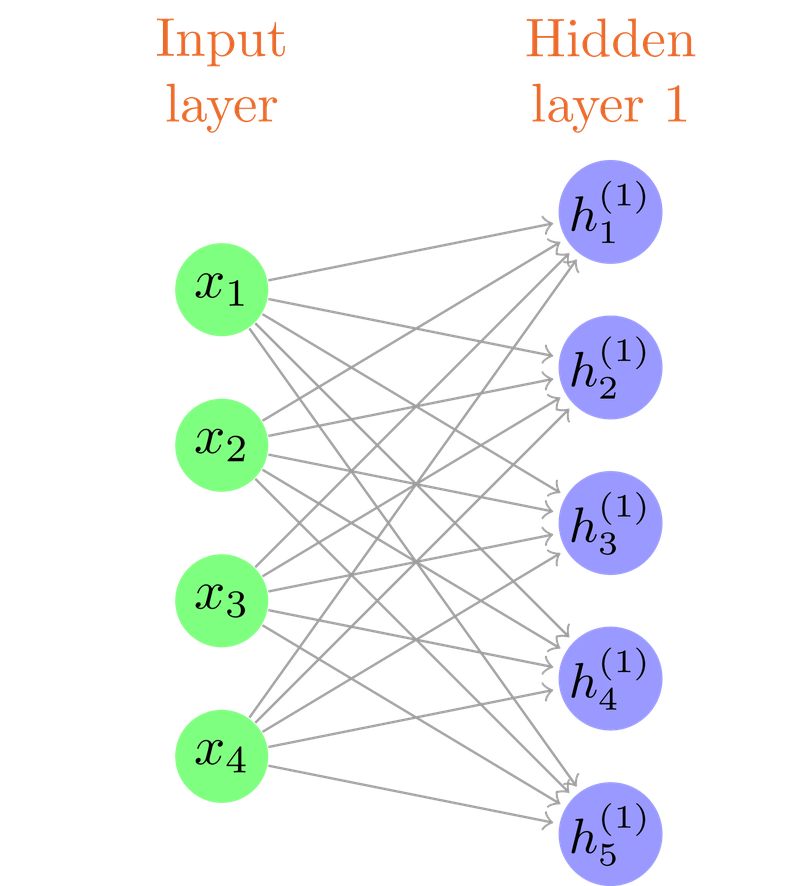
#> input picture Hands on AI 2/Assignment 2/resources/forward_layers.png, 796 x 886 px, shrunk from 1612 x 1794 before the run; its folder holds only this picture in this run
$ python -i u2_utils.py   (imports and definitions only)
#> lines starting #> are read from the running program, lines starting #| are printed output that depends on the picture
# -*- coding: utf-8 -*-
"""
Authors: B. Schäfl, S. Lehner, J. Brandstetter, A. Schörgenhumer
Date: 22-03-2022

This file is part of the "Hands-on AI II" lecture material. The following copyright statement applies
to all code within this file.

Copyright statement:
This material, no matter whether in printed or electronic form, may be used for personal and non-commercial
educational use only. Any reproduction of this material, no matter whether as a whole or in parts, no matter
whether in printed or in electronic form, requires explicit prior acceptance of the authors.
"""
import matplotlib
import matplotlib.pyplot as plt
import numpy as np
import pandas as pd
import PIL
import scipy
import seaborn as sns
import sklearn
import sys
import torch
import random

from distutils.version import LooseVersion
from IPython.core.display import HTML
from itertools import product
from matplotlib.colors import ListedColormap
from operator import gt, lt
from pathlib import Path
from PIL import Image, ImageFilter
from sklearn import datasets
from sklearn.base import ClassifierMixin
from sklearn.cluster import KMeans, AffinityPropagation
from sklearn.decomposition import PCA
from sklearn.manifold import TSNE
from sklearn.model_selection import train_test_split
from typing import Optional, Sequence, Tuple, Union

# https://stackoverflow.com/a/69692664/8176827
import ssl
ssl._create_default_https_context = ssl._create_unverified_context


# [323 lines left out: functions setup_jupyter, setup_covid_dashboard, check_module_versions, set_seed, load_wine, load_iris and 11 more, not called in this run]


def plot_image(image_path: str, alpha: float = 1.0, grayscale: bool = False, rotation_angle: float = 0.0,
               flip: Optional[str] = None, cropping: Optional[Tuple[int, int, int, int]] = None, blur_radius: int = 0,
               segmentation_thresholds: Optional[Sequence[Optional[int]]] = None, **kwargs) -> None:
    """
    Visualize image and optionally apply one or more image augmentation methods.

    :param image_path: path of image to display
    :param alpha: strength of alpha channel
    :param grayscale: flag for converting image to grayscale color model
    :param rotation_angle: angle of image rotation
    :param flip: flip image either <vertical> or <horizontal>
    :param cropping: amount of pixels to crop (left, top, right, bottom)
    :param blur_radius: radius parameter of Gaussian blur effect
    :param segmentation_thresholds: thresholds for cropping channel values (lower, upper for RGB respectively)
    :param kwargs: optional keyword arguments passed to matplotlib
    """
#> called with image_path = 'resources/forward_layers.png', alpha = 1, grayscale = False, rotation_angle = 0, blur_radius = 0
    assert (image_path is not None) and (type(image_path) == str) and (Path(image_path).is_file())
    assert (type(alpha) in [float, int]) and (0 <= alpha <= 1)
    assert type(grayscale) == bool
    assert type(rotation_angle) in [float, int]
    assert (flip is None) or ((type(flip) == str) and (flip.strip().lower() in [r'vertical', r'horizontal']))
    assert (cropping is None) or (
            (type(cropping) == tuple) and (0 <= len(cropping) <= 4) and all(type(_) == int for _ in cropping))
    assert type(blur_radius) in [int, float]
    assert (segmentation_thresholds is None) or (all((
        type(segmentation_thresholds) in [tuple, list], 0 <= len(segmentation_thresholds) <= 6,
        all(type(_) in [type(None), int] for _ in segmentation_thresholds))))
    with Image.open(image_path) as image_raw:
#> image_raw is the input picture: PIL image 796x886 RGBA; mean R, G, B, A 26.6, 29.7, 29.9, 33.2
        image = image_raw.convert(r'RGBA')

    # Perform image segmentation.
    image_array = np.array(image)
    if segmentation_thresholds is not None:
        for threshold_index, (channel_index, comparison) in enumerate(product(range(3), [gt, lt])):
            current_threshold = segmentation_thresholds[threshold_index]
            if current_threshold is not None:
                image_array[:, :, channel_index] *= comparison(image_array[:, :, channel_index], current_threshold)
    image = Image.fromarray(image_array)

    # Perform image blur.
    image = image.filter(ImageFilter.GaussianBlur(int(blur_radius)))

    # Perform RGBA conversion and optionally image to grayscale conversion.
    image.putalpha(int(alpha * 256))
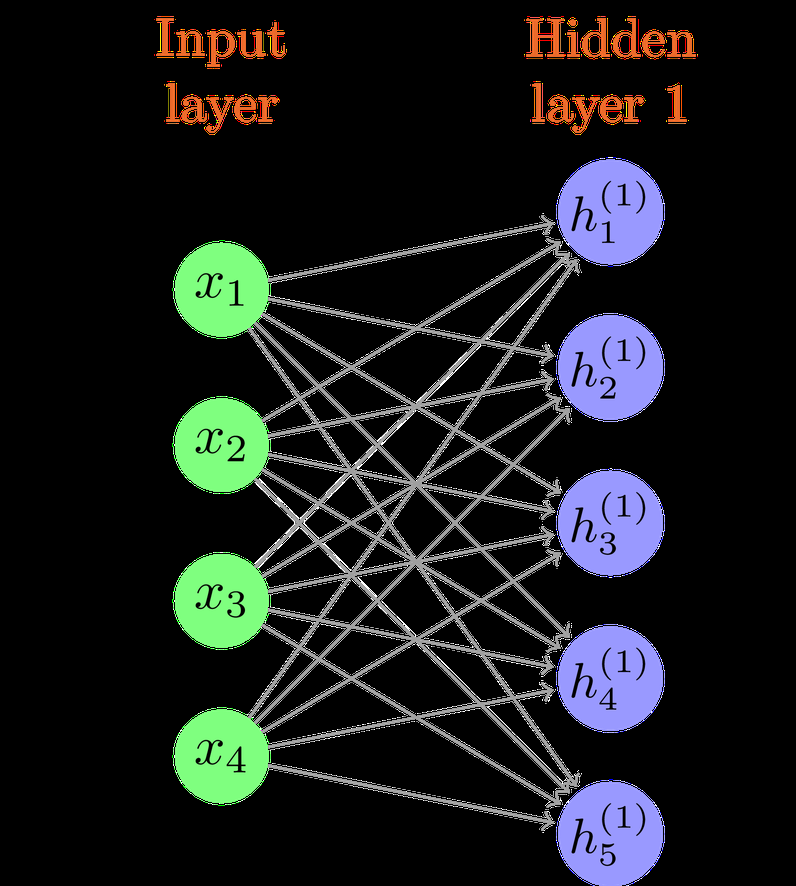
#> image: PIL image 796x886 RGBA; mean R, G, B, A 26.6, 29.7, 29.9, 255
    if grayscale:
        image = image.convert(r'LA')

    # Perform image cropping.
    if cropping is not None:
        cropping = list(cropping) + [0] * (4 - len(cropping))
        cropping[2:] = [image.size[_] - cropping[2 + _] for _ in range(2)]
        image = image.crop(cropping)

    # Perform image rotation.
    image = image.rotate(rotation_angle, expand=True)

    # Perform image flipping.
    if flip is not None:
        image = image.transpose(Image.FLIP_LEFT_RIGHT if flip.strip().lower() == r'vertical' else Image.FLIP_TOP_BOTTOM)

    # Show image.
#> (the run stopped early here; a loop or call above may not have finished)

$ run again, on Hands on AI 2/Assignment 2/resources/forward_matrices.png
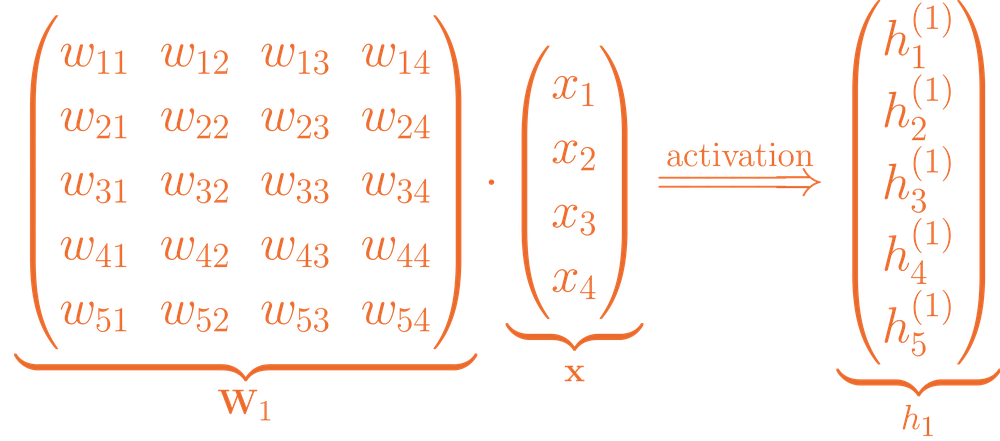
#> input picture Hands on AI 2/Assignment 2/resources/forward_matrices.png, 1000 x 441 px, shrunk from 3786 x 1668 before the run
#> in plot_image, image_raw is the input picture: PIL image 1000x441 RGBA; mean R, G, B, A 31.1, 13.6, 5.1, 15.9
#> in plot_image, `image.putalpha(int(alpha * 256))`:
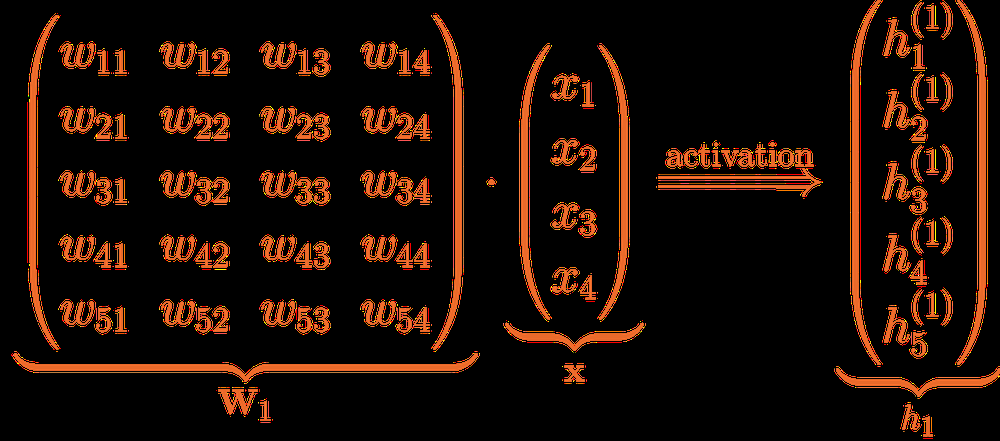
#> image: PIL image 1000x441 RGBA; mean R, G, B, A 31.1, 13.6, 5.1, 255
